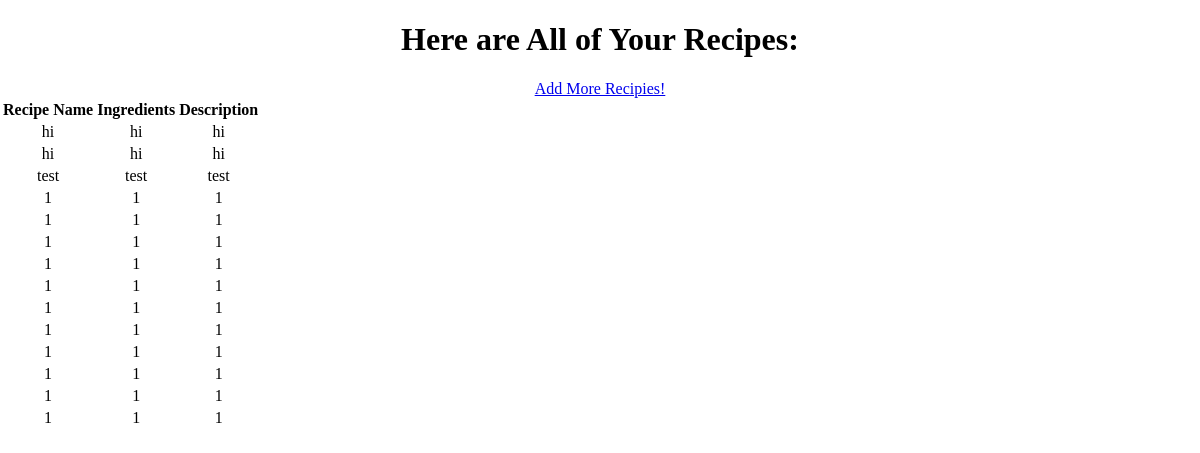
Before: /show_recipes.html with the older database file.
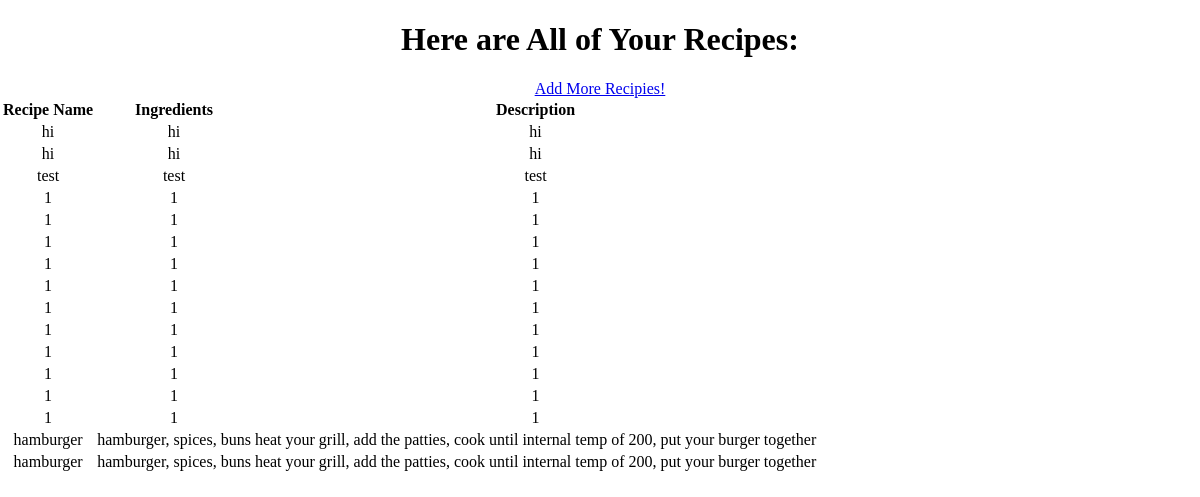
After: the same page with the newer database file.
### app.py (models this page shows, shortened)
class Recipe(db.Model):
    id = db.Column(db.Integer, primary_key=True)
    name = db.Column(db.String(100), nullable=False)
    ingredients = db.Column(db.String(200), nullable=False)
    description = db.Column(db.String(200), nullable=False)

### app.py (the view)
@app.route('/show_recipes.html')
def showRecipes():
    return render_template("show_recipes.html", recipes = Recipe.query.all())

### templates/show_recipes.html (shortened to what this page needs)
<!DOCTYPE html>
<html lang="en">
<head>
    <link rel="stylesheet" href="static/css/main.css">
</head>
<body>
    <h1>Here are All of Your Recipes:</h1>
    <nav>
        <a href="/index.html">Add More Recipies!</a>
    </nav>
    <table>
        <thead>
            <th>Recipe Name</th>
            <th>Ingredients</th>
            <th>Description</th>
        </thead>
        <tbody>
            {% for recipe in recipes %}
                <tr>
                    <td>{{ recipe.name }}</td>
                    <td>{{ recipe.ingredients }}</td>
                    <td>{{ recipe.description }}</td>
                </tr>
            {% endfor %}
        </tbody>
    </table>
</body>
</html>

### static/css/main.css (style rules this page uses)
body { margin: 0; text-align: center; }

Changed rows visible on the page:
added Recipe: name "hamburger", ingredients "hamburger, spices, buns", description "heat your grill, add the patties, cook until internal temp of 200, put your burger together"
added Recipe: name "hamburger", ingredients "hamburger, spices, buns", description "heat your grill, add the patties, cook until internal temp of 200, put your burger together"
